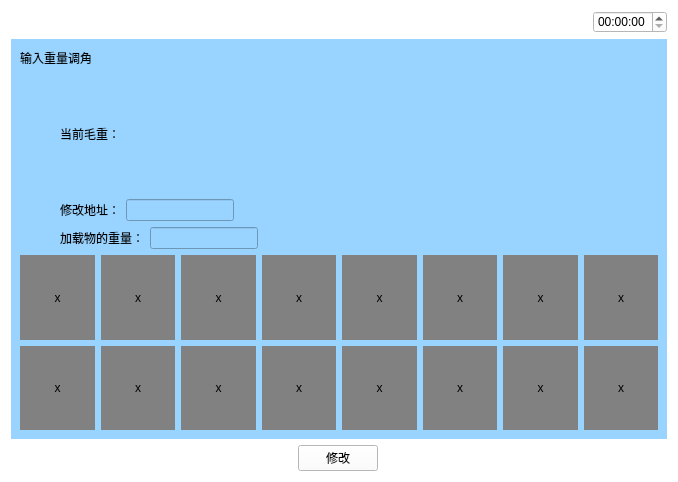
<?xml version="1.0" encoding="UTF-8"?>
<ui version="4.0">
 <class>Shuruzhongliang</class>
 <widget class="QWidget" name="Shuruzhongliang">
  <property name="geometry">
   <rect>
    <x>0</x>
    <y>0</y>
    <width>678</width>
    <height>482</height>
   </rect>
  </property>
  <property name="windowTitle">
   <string>Form</string>
  </property>
  <property name="styleSheet">
   <string notr="true">background-color: rgb(255, 255, 255);</string>
  </property>
  <layout class="QVBoxLayout" name="verticalLayout_4" stretch="1,5,1">
   <item>
    <layout class="QHBoxLayout" name="horizontalLayout_8">
     <item>
      <widget class="QPushButton" name="pushButton_5">
       <property name="text">
        <string/>
       </property>
       <property name="icon">
        <iconset resource="myimages.qrc">
         <normaloff>:/image/images/4g.png</normaloff>:/image/images/4g.png</iconset>
       </property>
       <property name="flat">
        <bool>true</bool>
       </property>
      </widget>
     </item>
     <item>
      <widget class="QPushButton" name="pushButton_6">
       <property name="text">
        <string/>
       </property>
       <property name="icon">
        <iconset resource="myimages.qrc">
         <normaloff>:/image/images/wireless.svg</normaloff>:/image/images/wireless.svg</iconset>
       </property>
       <property name="flat">
        <bool>true</bool>
       </property>
      </widget>
     </item>
     <item>
      <widget class="QPushButton" name="pushButton_7">
       <property name="text">
        <string/>
       </property>
       <property name="icon">
        <iconset resource="myimages.qrc">
         <normaloff>:/image/images/bl.svg</normaloff>:/image/images/bl.svg</iconset>
       </property>
       <property name="flat">
        <bool>true</bool>
       </property>
      </widget>
     </item>
     <item>
      <widget class="QPushButton" name="pushButton_8">
       <property name="text">
        <string/>
       </property>
       <property name="icon">
        <iconset resource="myimages.qrc">
         <normaloff>:/image/images/locate.svg</normaloff>:/image/images/locate.svg</iconset>
       </property>
       <property name="flat">
        <bool>true</bool>
       </property>
      </widget>
     </item>
     <item>
      <spacer name="horizontalSpacer_5">
       <property name="orientation">
        <enum>Qt::Horizontal</enum>
       </property>
       <property name="sizeHint" stdset="0">
        <size>
         <width>40</width>
         <height>20</height>
        </size>
       </property>
      </spacer>
     </item>
     <item>
      <widget class="QTimeEdit" name="timeEdit_3"/>
     </item>
    </layout>
   </item>
   <item>
    <widget class="QWidget" name="widget" native="true">
     <property name="sizePolicy">
      <sizepolicy hsizetype="Preferred" vsizetype="Preferred">
       <horstretch>0</horstretch>
       <verstretch>0</verstretch>
      </sizepolicy>
     </property>
     <property name="contextMenuPolicy">
      <enum>Qt::DefaultContextMenu</enum>
     </property>
     <property name="styleSheet">
      <string notr="true">background-color: rgb(153, 211, 255);</string>
     </property>
     <layout class="QVBoxLayout" name="verticalLayout_2">
      <item>
       <layout class="QHBoxLayout" name="horizontalLayout">
        <item>
         <widget class="QLabel" name="label">
          <property name="text">
           <string>输入重量调角</string>
          </property>
         </widget>
        </item>
        <item>
         <spacer name="horizontalSpacer">
          <property name="orientation">
           <enum>Qt::Horizontal</enum>
          </property>
          <property name="sizeHint" stdset="0">
           <size>
            <width>40</width>
            <height>20</height>
           </size>
          </property>
         </spacer>
        </item>
        <item>
         <layout class="QVBoxLayout" name="verticalLayout"/>
        </item>
       </layout>
      </item>
      <item>
       <layout class="QVBoxLayout" name="verticalLayout_3">
        <item>
         <layout class="QHBoxLayout" name="horizontalLayout_3">
          <item>
           <spacer name="horizontalSpacer_8">
            <property name="orientation">
             <enum>Qt::Horizontal</enum>
            </property>
            <property name="sizeType">
             <enum>QSizePolicy::Preferred</enum>
            </property>
            <property name="sizeHint" stdset="0">
             <size>
              <width>40</width>
              <height>20</height>
             </size>
            </property>
           </spacer>
          </item>
          <item>
           <widget class="QLabel" name="label_2">
            <property name="text">
             <string>当前毛重：</string>
            </property>
           </widget>
          </item>
          <item>
           <spacer name="horizontalSpacer_6">
            <property name="orientation">
             <enum>Qt::Horizontal</enum>
            </property>
            <property name="sizeHint" stdset="0">
             <size>
              <width>40</width>
              <height>20</height>
             </size>
            </property>
           </spacer>
          </item>
         </layout>
        </item>
        <item>
         <layout class="QHBoxLayout" name="horizontalLayout_4">
          <item>
           <spacer name="horizontalSpacer_9">
            <property name="orientation">
             <enum>Qt::Horizontal</enum>
            </property>
            <property name="sizeType">
             <enum>QSizePolicy::Preferred</enum>
            </property>
            <property name="sizeHint" stdset="0">
             <size>
              <width>40</width>
              <height>20</height>
             </size>
            </property>
           </spacer>
          </item>
          <item>
           <widget class="QLabel" name="label_3">
            <property name="text">
             <string>修改地址：</string>
            </property>
           </widget>
          </item>
          <item>
           <widget class="QLineEdit" name="lineEdit_2">
            <property name="sizePolicy">
             <sizepolicy hsizetype="Preferred" vsizetype="Fixed">
              <horstretch>0</horstretch>
              <verstretch>0</verstretch>
             </sizepolicy>
            </property>
           </widget>
          </item>
          <item>
           <spacer name="horizontalSpacer_7">
            <property name="orientation">
             <enum>Qt::Horizontal</enum>
            </property>
            <property name="sizeHint" stdset="0">
             <size>
              <width>40</width>
              <height>20</height>
             </size>
            </property>
           </spacer>
          </item>
         </layout>
        </item>
        <item>
         <layout class="QHBoxLayout" name="horizontalLayout_6" stretch="0">
          <item>
           <layout class="QHBoxLayout" name="horizontalLayout_7">
            <item>
             <spacer name="horizontalSpacer_10">
              <property name="orientation">
               <enum>Qt::Horizontal</enum>
              </property>
              <property name="sizeType">
               <enum>QSizePolicy::Preferred</enum>
              </property>
              <property name="sizeHint" stdset="0">
               <size>
                <width>40</width>
                <height>20</height>
               </size>
              </property>
             </spacer>
            </item>
            <item>
             <widget class="QLabel" name="label_6">
              <property name="text">
               <string>加载物的重量：</string>
              </property>
             </widget>
            </item>
            <item>
             <widget class="QLineEdit" name="lineEdit_3">
              <property name="sizePolicy">
               <sizepolicy hsizetype="Preferred" vsizetype="Fixed">
                <horstretch>0</horstretch>
                <verstretch>0</verstretch>
               </sizepolicy>
              </property>
             </widget>
            </item>
            <item>
             <spacer name="horizontalSpacer_11">
              <property name="orientation">
               <enum>Qt::Horizontal</enum>
              </property>
              <property name="sizeHint" stdset="0">
               <size>
                <width>40</width>
                <height>20</height>
               </size>
              </property>
             </spacer>
            </item>
           </layout>
          </item>
         </layout>
        </item>
       </layout>
      </item>
      <item>
       <layout class="QGridLayout" name="gridLayout">
        <item row="0" column="0">
         <widget class="QLabel" name="label_4">
          <property name="styleSheet">
           <string notr="true">background-color: rgb(129, 129, 129);</string>
          </property>
          <property name="text">
           <string>x</string>
          </property>
          <property name="alignment">
           <set>Qt::AlignCenter</set>
          </property>
         </widget>
        </item>
        <item row="0" column="1">
         <widget class="QLabel" name="label_10">
          <property name="styleSheet">
           <string notr="true">background-color: rgb(129, 129, 129);</string>
          </property>
          <property name="text">
           <string>x</string>
          </property>
          <property name="alignment">
           <set>Qt::AlignCenter</set>
          </property>
         </widget>
        </item>
        <item row="0" column="2">
         <widget class="QLabel" name="label_11">
          <property name="styleSheet">
           <string notr="true">background-color: rgb(129, 129, 129);</string>
          </property>
          <property name="text">
           <string>x</string>
          </property>
          <property name="alignment">
           <set>Qt::AlignCenter</set>
          </property>
         </widget>
        </item>
        <item row="0" column="3">
         <widget class="QLabel" name="label_12">
          <property name="styleSheet">
           <string notr="true">background-color: rgb(129, 129, 129);</string>
          </property>
          <property name="text">
           <string>x</string>
          </property>
          <property name="alignment">
           <set>Qt::AlignCenter</set>
          </property>
         </widget>
        </item>
        <item row="0" column="4">
         <widget class="QLabel" name="label_13">
          <property name="styleSheet">
           <string notr="true">background-color: rgb(129, 129, 129);</string>
          </property>
          <property name="text">
           <string>x</string>
          </property>
          <property name="alignment">
           <set>Qt::AlignCenter</set>
          </property>
         </widget>
        </item>
        <item row="0" column="5">
         <widget class="QLabel" name="label_14">
          <property name="styleSheet">
           <string notr="true">background-color: rgb(129, 129, 129);</string>
          </property>
          <property name="text">
           <string>x</string>
          </property>
          <property name="alignment">
           <set>Qt::AlignCenter</set>
          </property>
         </widget>
        </item>
        <item row="0" column="6">
         <widget class="QLabel" name="label_15">
          <property name="styleSheet">
           <string notr="true">background-color: rgb(129, 129, 129);</string>
          </property>
          <property name="text">
           <string>x</string>
          </property>
          <property name="alignment">
           <set>Qt::AlignCenter</set>
          </property>
         </widget>
        </item>
        <item row="0" column="7">
         <widget class="QLabel" name="label_16">
          <property name="styleSheet">
           <string notr="true">background-color: rgb(129, 129, 129);</string>
          </property>
          <property name="text">
           <string>x</string>
          </property>
          <property name="alignment">
           <set>Qt::AlignCenter</set>
          </property>
         </widget>
        </item>
        <item row="1" column="0">
         <widget class="QLabel" name="label_17">
          <property name="styleSheet">
           <string notr="true">background-color: rgb(129, 129, 129);</string>
          </property>
          <property name="text">
           <string>x</string>
          </property>
          <property name="alignment">
           <set>Qt::AlignCenter</set>
          </property>
         </widget>
        </item>
        <item row="1" column="1">
         <widget class="QLabel" name="label_19">
          <property name="styleSheet">
           <string notr="true">background-color: rgb(129, 129, 129);</string>
          </property>
          <property name="text">
           <string>x</string>
          </property>
          <property name="alignment">
           <set>Qt::AlignCenter</set>
          </property>
         </widget>
        </item>
        <item row="1" column="2">
         <widget class="QLabel" name="label_24">
          <property name="styleSheet">
           <string notr="true">background-color: rgb(129, 129, 129);</string>
          </property>
          <property name="text">
           <string>x</string>
          </property>
          <property name="alignment">
           <set>Qt::AlignCenter</set>
          </property>
         </widget>
        </item>
        <item row="1" column="3">
         <widget class="QLabel" name="label_20">
          <property name="styleSheet">
           <string notr="true">background-color: rgb(129, 129, 129);</string>
          </property>
          <property name="text">
           <string>x</string>
          </property>
          <property name="alignment">
           <set>Qt::AlignCenter</set>
          </property>
         </widget>
        </item>
        <item row="1" column="4">
         <widget class="QLabel" name="label_23">
          <property name="styleSheet">
           <string notr="true">background-color: rgb(129, 129, 129);</string>
          </property>
          <property name="text">
           <string>x</string>
          </property>
          <property name="alignment">
           <set>Qt::AlignCenter</set>
          </property>
         </widget>
        </item>
        <item row="1" column="5">
         <widget class="QLabel" name="label_21">
          <property name="styleSheet">
           <string notr="true">background-color: rgb(129, 129, 129);</string>
          </property>
          <property name="text">
           <string>x</string>
          </property>
          <property name="alignment">
           <set>Qt::AlignCenter</set>
          </property>
         </widget>
        </item>
        <item row="1" column="6">
         <widget class="QLabel" name="label_22">
          <property name="styleSheet">
           <string notr="true">background-color: rgb(129, 129, 129);</string>
          </property>
          <property name="text">
           <string>x</string>
          </property>
          <property name="alignment">
           <set>Qt::AlignCenter</set>
          </property>
         </widget>
        </item>
        <item row="1" column="7">
         <widget class="QLabel" name="label_18">
          <property name="styleSheet">
           <string notr="true">background-color: rgb(129, 129, 129);</string>
          </property>
          <property name="text">
           <string>x</string>
          </property>
          <property name="alignment">
           <set>Qt::AlignCenter</set>
          </property>
         </widget>
        </item>
       </layout>
      </item>
     </layout>
    </widget>
   </item>
   <item>
    <layout class="QHBoxLayout" name="horizontalLayout_2">
     <item>
      <widget class="QPushButton" name="returnIndex">
       <property name="font">
        <font>
         <family>AR PL UMing TW MBE</family>
        </font>
       </property>
       <property name="styleSheet">
        <string notr="true">border-image: url(:/image/images/index.svg);</string>
       </property>
       <property name="text">
        <string/>
       </property>
       <property name="icon">
        <iconset resource="myimages.qrc">
         <normaloff>:/image/images/index.svg</normaloff>:/image/images/index.svg</iconset>
       </property>
       <property name="iconSize">
        <size>
         <width>40</width>
         <height>40</height>
        </size>
       </property>
       <property name="flat">
        <bool>true</bool>
       </property>
      </widget>
     </item>
     <item>
      <spacer name="horizontalSpacer_2">
       <property name="orientation">
        <enum>Qt::Horizontal</enum>
       </property>
       <property name="sizeHint" stdset="0">
        <size>
         <width>40</width>
         <height>20</height>
        </size>
       </property>
      </spacer>
     </item>
     <item>
      <widget class="QPushButton" name="save">
       <property name="text">
        <string>修改</string>
       </property>
      </widget>
     </item>
     <item>
      <spacer name="horizontalSpacer_3">
       <property name="orientation">
        <enum>Qt::Horizontal</enum>
       </property>
       <property name="sizeHint" stdset="0">
        <size>
         <width>40</width>
         <height>20</height>
        </size>
       </property>
      </spacer>
     </item>
     <item>
      <widget class="QPushButton" name="returnPage">
       <property name="text">
        <string/>
       </property>
       <property name="icon">
        <iconset resource="myimages.qrc">
         <normaloff>:/image/images/shangyiye.svg</normaloff>:/image/images/shangyiye.svg</iconset>
       </property>
       <property name="iconSize">
        <size>
         <width>40</width>
         <height>40</height>
        </size>
       </property>
       <property name="flat">
        <bool>true</bool>
       </property>
      </widget>
     </item>
    </layout>
   </item>
  </layout>
 </widget>
 <resources>
  <include location="myimages.qrc"/>
 </resources>
 <connections/>
</ui>
